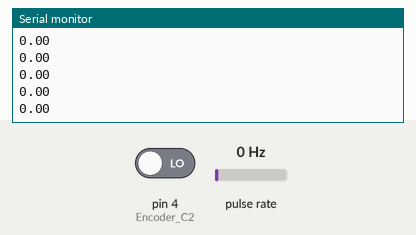
This sketch was run on a simulated Arduino Uno, built with avr-gcc and run on an emulated ATmega328P. Parts: the last lines printed to the serial monitor. Wiring (inferred from the names in the program): pulse sensor: data pin 3. The test bench sets the inputs (shaded band); at power-on: pulse rate 0 Hz, pin 4 (Encoder_C2) LOW.

Above: at 1.2 s.
1.3 s: pulse rate (sensor on pin 3) set to 4 Hz
At 1.76 s:
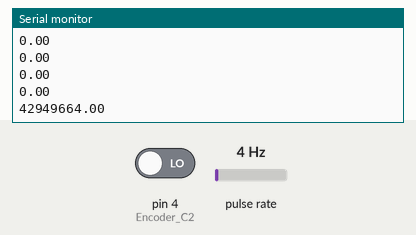
2.8 s: pin 4 (Encoder_C2) driven HIGH
At 3.16 s:
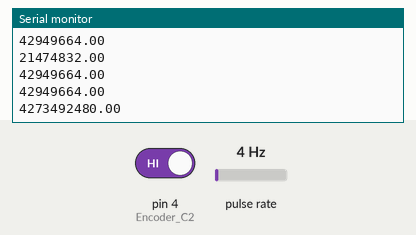
4.3 s: pulse rate (sensor on pin 3) set to 50 Hz
At 4.36 s:
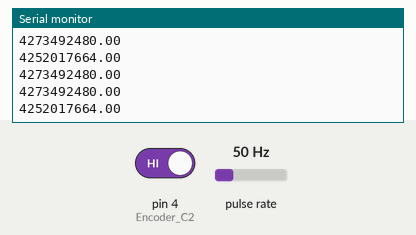
5.8 s: pin 4 (Encoder_C2) driven LOW
At 6.16 s:
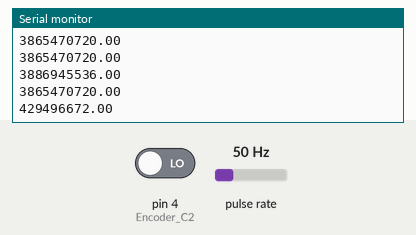
Timing chart, 0 to 8.3 s (numbered marks = the images above; inputs shaded):
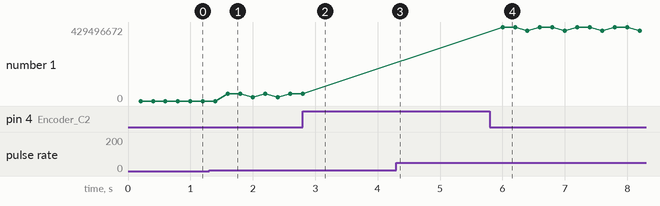

The sketch:

test_encoder.ino
```cpp
//Motor de CD con motorreductor, caja de engranes metálicos y encoder cuadratura. Torque de 5.2 kg.cm a 110 rpm.

//Autor: Ing. Josep Ramon Vidal. Joober Tecnologies. https://joober.page.link/joober

const char Encoder_C1 = 3; // Cable amarillo pin 3 digital

const char Encoder_C2 = 4; // Cable verde al pin 4 digital

int Encoder_C1Last;

int paso = 0;

bool direccion = true;

float rpm = 0;
int pulsesperturn = 11;

unsigned long timeold = 0;

void setup()
{

  Serial.begin(9600);

  attachInterrupt(digitalPinToInterrupt(3), calculapulso, CHANGE);

}


void loop()
{
  pinMode(Encoder_C2, INPUT);

  /*Serial.print("Paso: ");

    Serial.print(paso);

    Serial.print(", ");

    Serial.print("Ángulo: ");

    Serial.println(paso * 0.481283422459893);*/

  /*Para por cada vuelta del rotor antes de la caja de engranes, se producen 22 pulsos (o pasos) del encoder.

    El motor tiene una relación de reducción en su caja de engranes de 1:34. Por tanto, se tienen 748 ticks o pulsos

    del encoder por cada revolución del rotor después de la caja de engranes. Por lo que 748/360 = 0.48128...*/


  if (millis() - timeold >= 200){

    rpm = (60 * 1000 / pulsesperturn ) / (millis() - timeold) * paso;
    //Serial.print("RPM: ");
    Serial.println(rpm);
    timeold = millis();
    paso = 0;

  }

}


void calculapulso()
{

  if ((Encoder_C1Last == LOW) && digitalRead(Encoder_C1) == HIGH){

    if (digitalRead(Encoder_C2) == LOW && direccion){
      direccion = false; //Reverse
    }
    else if (digitalRead(Encoder_C2) == HIGH && !direccion){
      direccion = true;  //Forward
    }
  }

  Encoder_C1Last = digitalRead(Encoder_C1);

  if (!direccion)  paso++;
  else  paso--;

}
```

Measured:
- after the input at 1.3 s, the serial monitor: prints a new line after 0.30 s (image 1)
- after the input at 2.8 s, the serial monitor: prints a new line after 0.20 s (image 2)
- after the input at 5.8 s, the serial monitor: prints a new line after 0.20 s (image 4)
- plotted number 1: 0 → 42949664 after the input at 1.3 s, 42949664 → 408021824 after the input at 5.8 s
